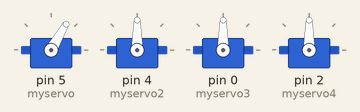
The sketch below on a simulated Arduino Uno, built with avr-gcc and run on an emulated ATmega328P. Shown: 4 × servo.

Above: at 0.05 s.
At 2.0 s:
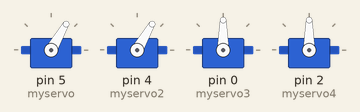
At 3.0 s:
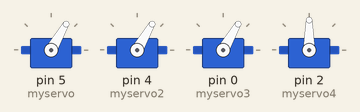
At 4.0 s:
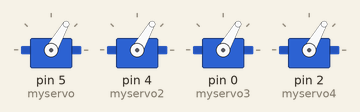
At 6.0 s:
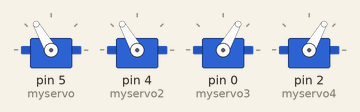
At 8.0 s:
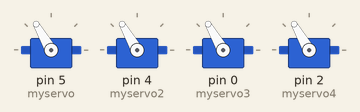
Timing chart, 0 to 10.4 s (numbered marks = the images above):
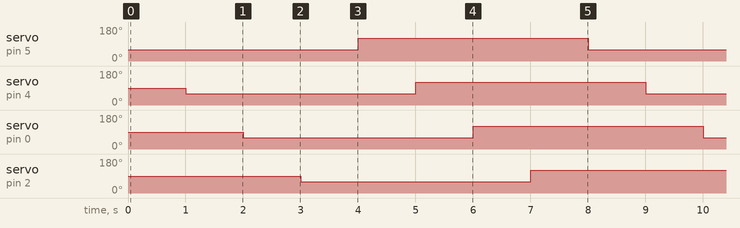

Measured:
- by itself, servo on pin 5 (myservo), servo on pin 4 (myservo2), servo on pin 0 (myservo3), servo on pin 2 (myservo4): alternates 120° for 4.0 s and 60° for 4.0 s

The sketch:

demo_Servo.ino
```cpp
#include <Servo.h>
Servo myservo;  // create servo object to control a servo
Servo myservo2; // create servo object to control a servo
Servo myservo3; // create servo object to control a servo
Servo myservo4; // create servo object to control a servo
int pos = 0;    // variable to read the value from the analog pin

void setup()
{
  Serial.begin(9600);
  myservo.attach(5); // attaches the servo on pin 9 to the servo object
  myservo2.attach(4); // attaches the servo on pin 9 to the servo object
  myservo3.attach(0); // attaches the servo on pin 9 to the servo object
  myservo4.attach(2); // attaches the servo on pin 9 to the servo object
}

void loop()
{
    myservo.write(60);
    delay(1000);
    myservo2.write(60);
    delay(1000);
    myservo3.write(60);
    delay(1000);
    myservo4.write(60);
    delay(1000);
    myservo.write(120);
    delay(1000);
    myservo2.write(120);
    delay(1000);
    myservo3.write(120);
    delay(1000);
    myservo4.write(120);
    delay(1000);


  //  myservo.write(180);
  //myservo2.write(180);
  //delay(999999);
  // for (pos = 60; pos < 110; pos += 1)
  // {
  //   myservo.write(pos);
  //   myservo2.write(pos);
  //   delay(35);
  //   Serial.print("Value:");
  // }
  // for (pos = 110; pos >= 60; pos -= 1)
  // {
  //   myservo.write(pos);
  //   myservo2.write(pos);
  //   delay(35);
  // }

  // for (pos = 1; pos < 110; pos += 1)
  // {
  //   myservo3.write(pos);
  //   delay(35);
  // }
  // for (pos = 110; pos >= 1; pos -= 1)
  // {
  //   myservo3.write(pos);
  //   delay(35);
  // }

  // for (pos = 30; pos < 170; pos += 1)
  // {
  //   myservo4.write(pos);
  //   delay(35);
  // }
  // for (pos = 170; pos >= 30; pos -= 1)
  // {
  //   myservo4.write(pos);
  //   delay(35);
  // }
}
```
